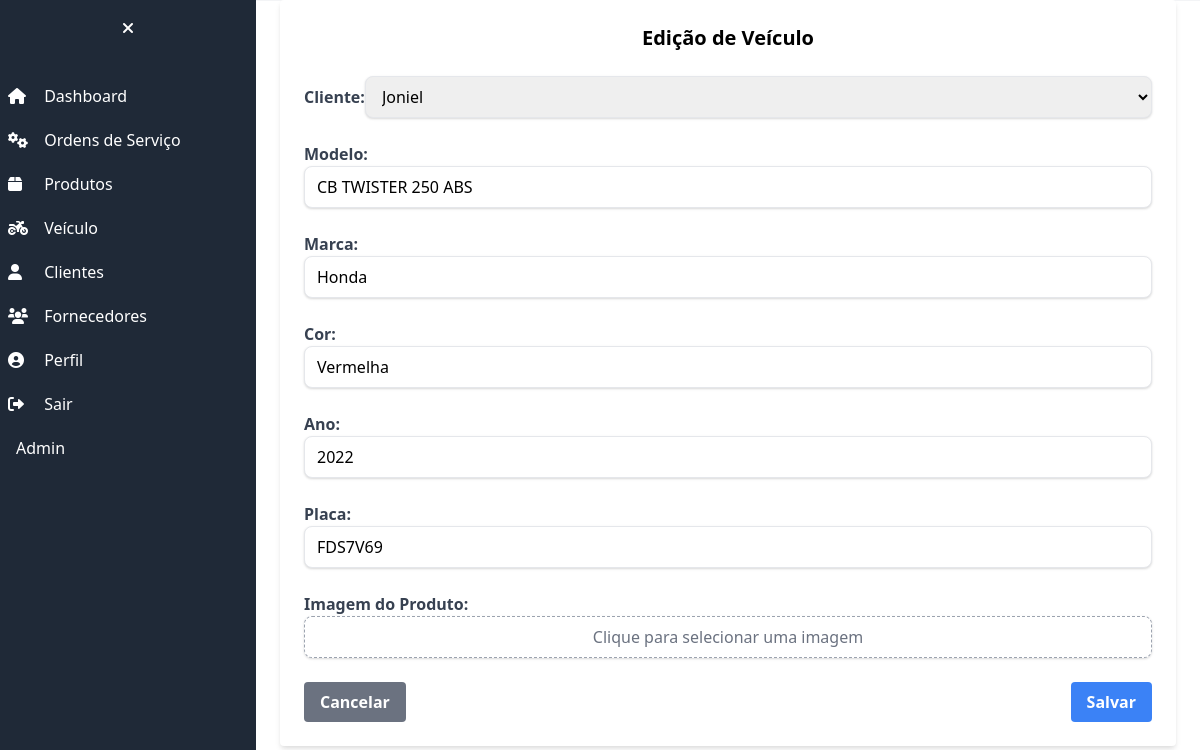
The page /veiculos/veiculos/1/editar/ (signed in) on the database its author committed.
### veiculo/models.py (models this page shows, shortened)
class Veiculo(models.Model):
    cliente_nome = models.ForeignKey(Cliente, on_delete=models.CASCADE, verbose_name='Nome do Cliente')
    modelo = models.CharField(max_length=100)
    marca = models.CharField(max_length=100)
    cor = models.CharField(max_length=100)
    ano = models.CharField(max_length=4)
    placa = models.CharField(max_length=8)
    foto_veiculo = models.ImageField(upload_to='images/', blank=True, verbose_name='Foto do veiculo')
    class Meta:
        verbose_name = 'Veiculo'
        verbose_name_plural = 'Veiculos'

### cliente/models.py (models this page shows, shortened)
class Cliente(models.Model):
    nome = models.CharField('NOME', max_length=255)
    cpf_cnpj = models.CharField('CPF', max_length=18, validators=[validate_cpf_cnpj])
    data_nascimento = models.DateField('NASCIDO EM')
    telefone = models.CharField('TELEFONE 1', max_length=20, validators=[validate_phone])
    telefone2 = models.CharField('TELEFONE 2', max_length=20, validators=[validate_phone], blank=True)
    email = models.EmailField('EMAIL', blank=True)
    endereco_cep = models.CharField('CEP', max_length=10, blank=True)
    endereco_logradouro = models.CharField('ENDEREÇO', max_length=255, blank=True)
    endereco_numero = models.CharField('NÚMERO', max_length=10, blank=True)
    endereco_bairro = models.CharField('BAIRRO', max_length=255, blank=True)
    endereco_cidade = models.CharField('CIDADE', max_length=255, blank=True)
    endereco_estado = models.CharField('ESTADO', max_length=2, choices=ESTADOS_CHOICES, blank=True)
    endereco_complemento = models.CharField('COMPLEMENTO', max_length=255, blank=True)
    observacao = models.TextField('OBSERVAÇÕES', blank=True)
    criado_em = models.DateTimeField('CRIADO EM', auto_now_add=True)
    class Meta:
        verbose_name = 'Cliente'
        verbose_name_plural = 'Clientes'

### veiculo/views.py (the view)
# urls.py: path('veiculos/<int:pk>/editar/', VeiculoUpdateView.as_view(), name='veiculo_edit'),
class VeiculoUpdateView(UpdateView):
    model = Veiculo
    form_class = VeiculoForm
    template_name = "veiculo_edit.html"
    success_url = reverse_lazy("veiculo_list")
    def get_context_data(self, **kwargs):
        context = super().get_context_data(**kwargs)
        context["clientes"] = Cliente.objects.all()
        return context

### veiculo/forms.py
class VeiculoForm(forms.ModelForm):
    class Meta:
        model = Veiculo
        fields = '__all__'

### veiculo/templates/veiculo_edit.html (shortened to what this page needs)
{% extends "base.html" %}
{% block content %}
<div class="w-full max-w-4xl bg-white mx-auto  rounded shadow-md p-6">
    <h2 class="text-xl font-bold mb-6 text-center">Edição de Veículo</h2>
    <form method="POST" enctype="multipart/form-data">
        <div class="grid grid-cols-1  gap-6">
             <div class="flex items-center">
                <label for="cliente" class="block font-bold text-gray-700">Cliente:</label>
                <select id="cliente" name="cliente_nome" class="w-full py-2 px-3 border rounded-lg shadow focus:outline-none focus:ring">
                    {% for cliente in clientes %}
                        <option value="{{ cliente.id }}" {% if cliente.id == veiculo.cliente_nome.id %}selected{% endif %}>
                            {{ cliente.nome }}
                        </option>
                    {% endfor %}
                </select>
            </div>
            <div>
                <label for="modelo" class="block font-bold text-gray-700">Modelo:</label>
                <input type="text" id="modelo" name="modelo" value="{{veiculo.modelo}}" class="w-full py-2 px-3 border rounded-lg shadow focus:outline-none focus:ring">
            </div>
            <div>
                <label for="marca" class="block font-bold text-gray-700">Marca:</label>
                <input type="text" id="marca" name="marca" value="{{veiculo.marca}}" class="w-full py-2 px-3 border rounded-lg shadow focus:outline-none focus:ring">
            </div>
            <div>
                <label for="cor" class="block font-bold text-gray-700">Cor:</label>
                <input type="text" id="cor" name="cor" value="{{veiculo.cor}}" class="w-full py-2 px-3 border rounded-lg shadow focus:outline-none focus:ring">
            </div>
            <div>
                <label for="ano" class="block font-bold text-gray-700">Ano:</label>
                <input type="text" id="ano" name="ano" value="{{veiculo.ano}}" class="w-full py-2 px-3 border rounded-lg shadow focus:outline-none focus:ring">
            </div>
            <div>
                <label for="placa" class="block font-bold text-gray-700">Placa:</label>
                <input type="text" id="placa" name="placa" value="{{veiculo.placa}}" class="w-full py-2 px-3 border rounded-lg shadow focus:outline-none focus:ring">
            </div>
            <div>
            <label for="imagem" class="block font-bold text-gray-700">Imagem do Produto:</label>
            <div class="flex items-center">
                <label
                    for="imagem"
                    class="cursor-pointer w-full py-2 px-3 border border-dashed border-gray-400 rounded-lg shadow text-gray-500 text-center hover:border-blue-500 hover:text-blue-500 transition">
                    Clique para selecionar uma imagem
                </label>
            </div>
            <div class="mt-6 flex justify-between">
                <a href="/veiculos/" class="bg-gray-500 hover:bg-gray-600 text-white font-bold py-2 px-4 rounded focus:outline-none focus:shadow-outline">Cancelar</a>
                <button type="submit" class="bg-blue-500 hover:bg-blue-600 text-white font-bold py-2 px-4 rounded focus:outline-none focus:shadow-outline">Salvar</button>
            </div>
    </form>
</div>
{% endblock %}

### rows shown on the page
Veiculo: cliente_nome "Joniel", modelo "CB TWISTER 250 ABS", marca "Honda", cor "Vermelha", ano "2022", placa "FDS7V69"
